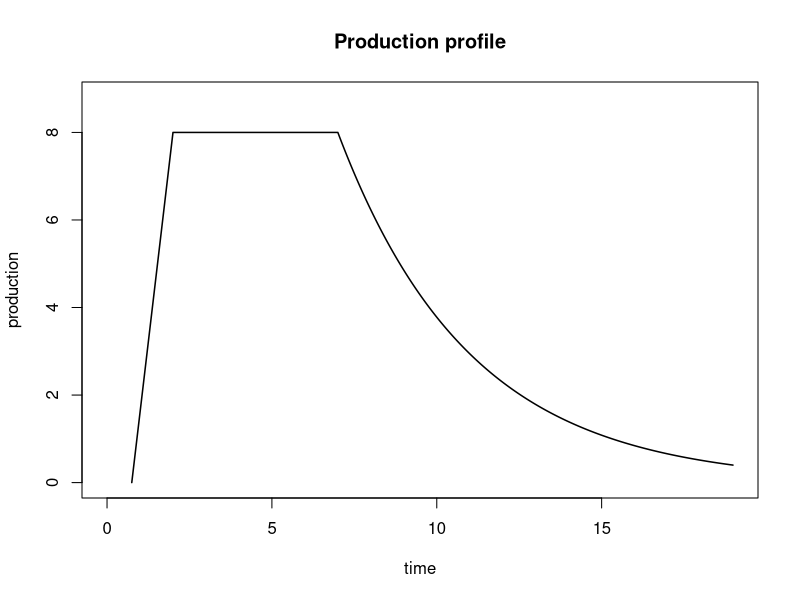
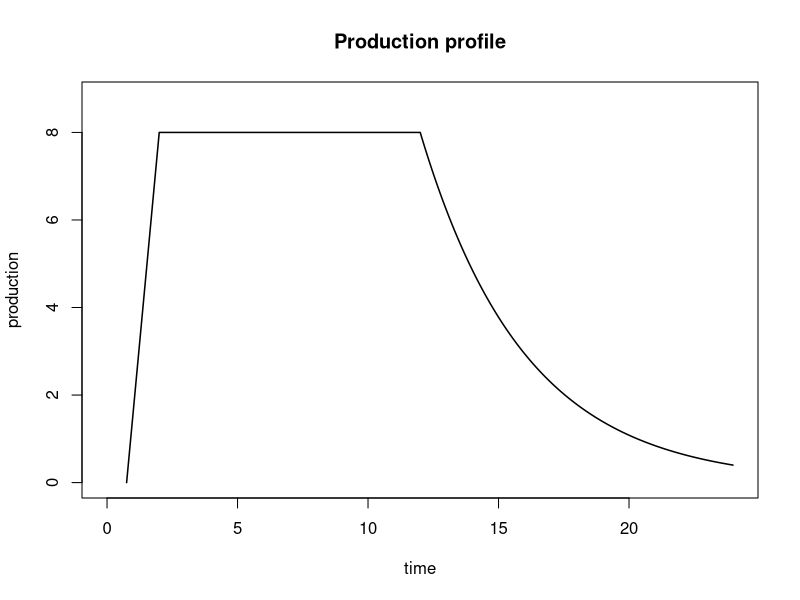
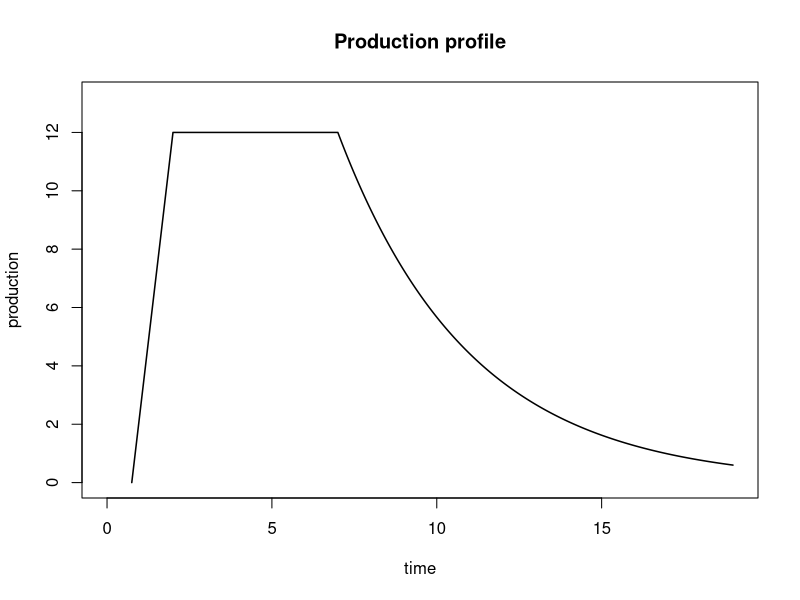
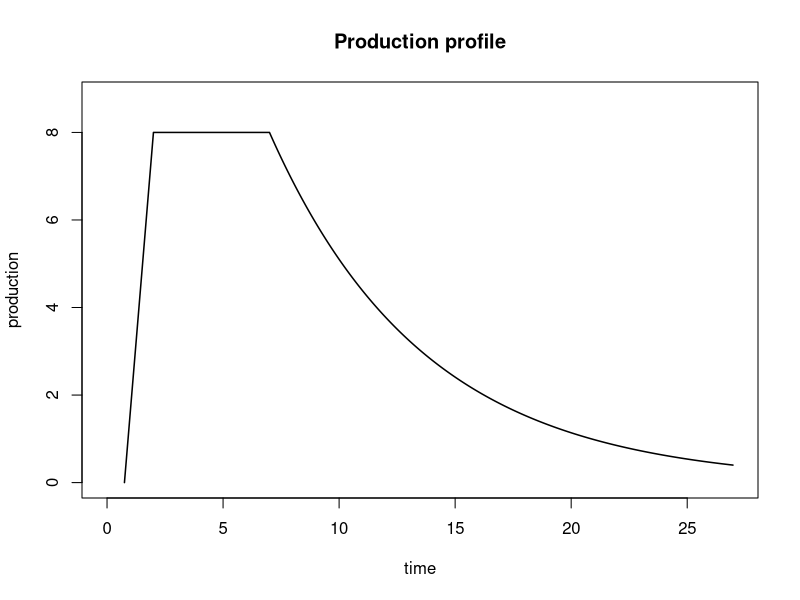
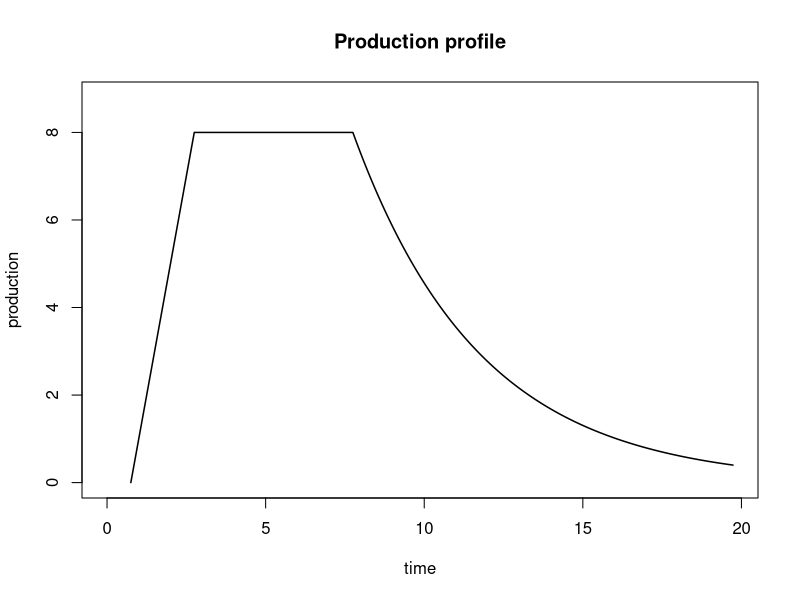
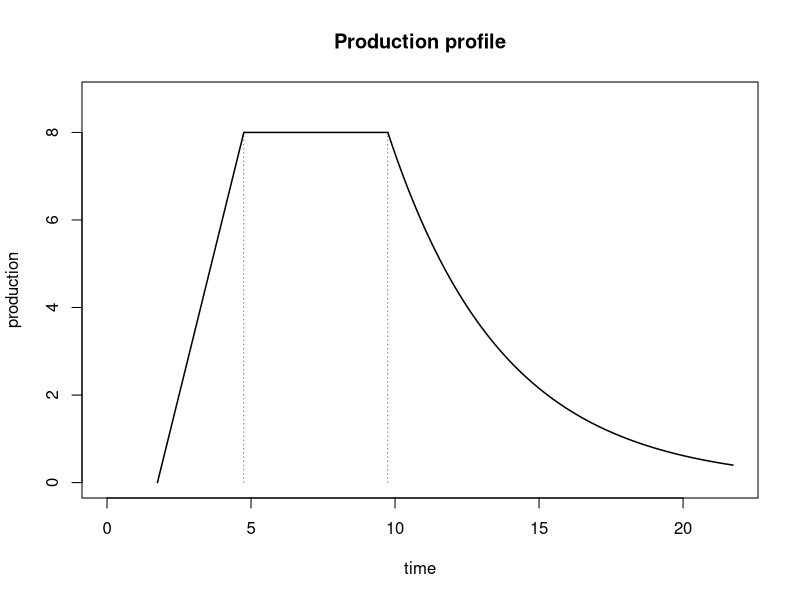
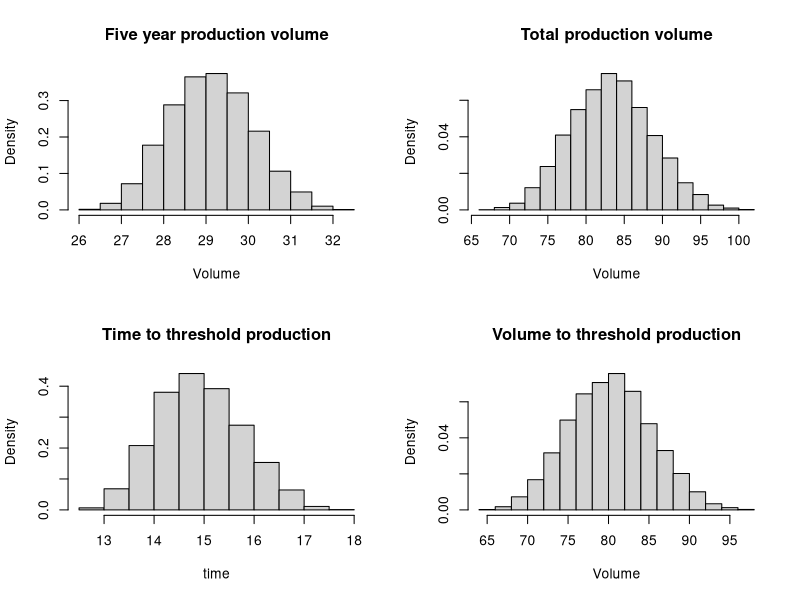

The R source for these figures, in order:
# Oil reservoar production profile

# Plot a production profile
plotproductionprofile <- function(t0,ts,tp,beta,gam,tmax=0){
  if(tmax<t0+ts+tp)
    tmax <- t0+ts+tp+log(20)/gam
  declinephase <- seq(t0+ts+tp,tmax,length.out = 1000)
  tvec <- c(t0,t0+ts,t0+ts+tp,declinephase)
  xvec <- c(0,beta,beta,beta*exp(-gam*(declinephase-(t0+ts+tp))))
  plot(tvec,xvec,type="l",xlim=c(0,tmax),ylim=c(0,1.1*beta),lwd=1.5,
       xlab="time",ylab="production",main="Production profile")
}

plotproductionprofile(t0=0.75,ts=1.25,tp=5,beta=8,gam=0.25)
plotproductionprofile(t0=0.75,ts=1.25,tp=10,beta=8,gam=0.25)
plotproductionprofile(t0=0.75,ts=1.25,tp=5,beta=12,gam=0.25)
plotproductionprofile(t0=0.75,ts=1.25,tp=5,beta=8,gam=0.15)
plotproductionprofile(t0=0.75,ts=2,tp=5,beta=8,gam=0.25)
plotproductionprofile(t0=1.75,ts=3,tp=5,beta=8,gam=0.25)
lines(c(4.75,4.75),c(0,8),lty=3,lwd=0.5)
lines(c(9.75,9.75),c(0,8),lty=3,lwd=0.5)

#Calculate production volume up to time calctime
calculateproductionvolume <- function(t0,ts,tp,beta,gam,calctime){
  if(calctime<=t0)
    vol <- 0
  if(calctime>t0 & calctime<=t0+ts)
    vol <- 0.5*beta*(calctime-t0)^2/ts
  if(calctime>t0+ts & calctime<=t0+ts+tp)
    vol <- 0.5*beta*ts+beta*(calctime-(t0+ts))
  if(calctime>t0+ts+tp)
    vol <- 0.5*beta*ts+beta*tp+(beta/gam)*(1-exp(-gam*(calctime-(t0+ts+tp))))
  return(vol)
}

# Calculate time to thresholdproduction
calculatethresholdtime <- function(t0,ts,tp,beta,gam,threshold){
  if(threshold>beta)
    thresholdtime <- 0
  else
    thresholdtime <- t0+ts+tp-log(threshold/beta)/gam
  return(thresholdtime)
}



calculateproductionvolume(t0=0.75,ts=1,tp=5,beta=8,gam=0.25,calctime = 20)
calculateproductionvolume(t0=0,ts=1,tp=5,beta=8,gam=0.25,calctime = 7)

ttime <- calculatethresholdtime(t0=0.75,ts=1,tp=5,beta=8,gam=0.25,threshold = 1)
ttime
# Calculate volume up to thresholdproduction time
calculateproductionvolume(t0=0.75,ts=1,tp=5,beta=8,gam=0.25,calctime = ttime)



# Simulate many production profile and calculate some relevant statistics for each

nsim <- 10000
threshold <- 1
fiveyearvolume <- vector(length=nsim)
totvolume <- vector(length=nsim)
thresholdtime <- vector(length=nsim)
volumetothreshold <- vector(length=nsim)
for(i in 1:nsim){
  t0 <- rbeta(1,2,2)*0.25+0.75
  ts <- rbeta(1,2,2)*0.4+1.2
  tp <- rbeta(1,2,2)*2+5
  beta <- rbeta(1,2,2)+8
  gam <- rbeta(1,2,2)*0.15+0.25
  fiveyearvolume[i] <- calculateproductionvolume(t0,ts,tp,beta,gam,calctime = 5)
  totvolume[i] <- beta*(0.5*ts+tp+1/gam)
  thresholdtime[i] <- calculatethresholdtime(t0,ts,tp,beta,gam,threshold)
  volumetothreshold[i] <- calculateproductionvolume(t0,ts,tp,beta,gam,calctime = thresholdtime[i])
}


par(mfrow=c(2,2))
hist(fiveyearvolume,main="Five year production volume",xlab="Volume",probability = T)
hist(totvolume,main="Total production volume",xlab="Volume",probability = T)
hist(thresholdtime,main="Time to threshold production",xlab="time",probability = T)
hist(volumetothreshold,main="Volume to threshold production",xlab="Volume",probability = T)
par(mfrow=c(1,1))


# Some summary statistics
summary(fiveyearvolume)
summary(totvolume)
summary(thresholdtime)
summary(volumetothreshold)
round(quantile(fiveyearvolume,probs=c(0.05,0.1,0.25,0.5,0.75,0.9,0.95)),digits=2)
round(quantile(totvolume,probs=c(0.05,0.1,0.25,0.5,0.75,0.9,0.95)),digits=2)
round(quantile(thresholdtime,probs=c(0.05,0.1,0.25,0.5,0.75,0.9,0.95)),digits=2)
round(quantile(volumetothreshold,probs=c(0.05,0.1,0.25,0.5,0.75,0.9,0.95)),digits=2)

# Probability of total production volume above 80
sum(totvolume>80)/nsim
